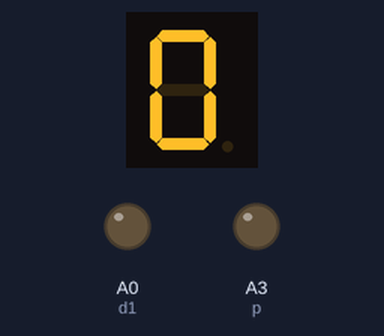
The sketch below on a simulated Arduino Uno, built with avr-gcc and run on an emulated ATmega328P. Shown: 1-digit seven-segment display, output pins drawn as LEDs (lit = HIGH). Wiring (inferred from the names in the program): 1-digit 7-segment display, segments lit when HIGH: segments pin 5, pin 6, A2, A4, A5, pin 3, pin 2. The segment pins are drawn as the display they are named for; pins used as bus, display or sensor lines are not drawn.

Above: at 0.1 s.
At 1.1 s:
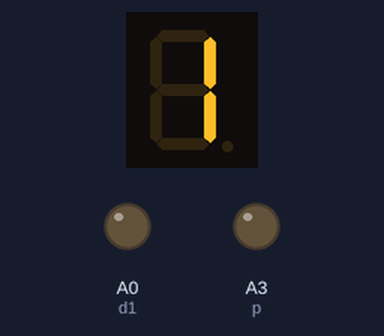
At 2.1 s:
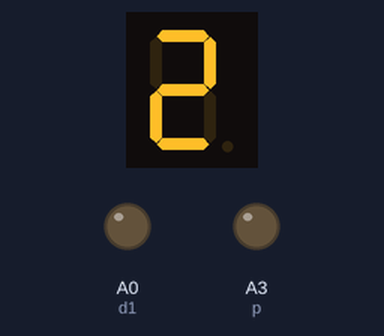
At 4.1 s:
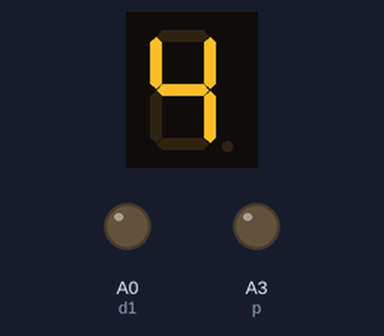
At 6.1 s:
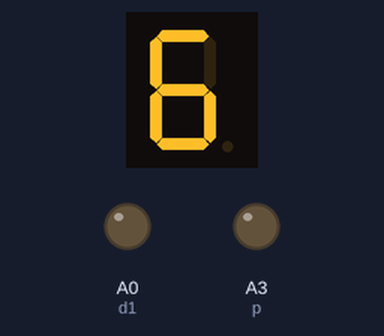
At 9.1 s:
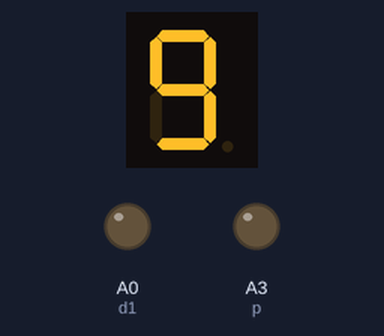

Measured:
- by itself, everything shown: repeats every 10.0 s, in 10 steps
- what the display in image 1 shows lasts 1.0 s, from 1.0 s to 2.0 s

The sketch:

fnd-1digit.ino
```cpp
//Set anode interface
int a = 5;
int b = 6;
int c = A2;
int d = A4;
int e = A5;
int f = 3;
int g = 2;
int p = A3; //The decimal point

//Set DIG1
int d1 = A0;

int val = 0;

#define _0 { HIGH, HIGH, HIGH, HIGH, HIGH, HIGH, LOW}
#define _1 { LOW, HIGH, HIGH, LOW, LOW, LOW, LOW}
#define _2 { HIGH, HIGH, LOW, HIGH, HIGH, LOW, HIGH}
#define _3 { HIGH, HIGH, HIGH, HIGH, LOW, LOW, HIGH}
#define _4 { LOW, HIGH, HIGH, LOW, LOW, HIGH, HIGH}
#define _5 { HIGH, LOW, HIGH, HIGH, LOW, HIGH, HIGH}
#define _6 { HIGH, LOW, HIGH, HIGH, HIGH, HIGH, HIGH}
#define _7 { HIGH, HIGH, HIGH, LOW, LOW, LOW, LOW}
#define _8 { HIGH, HIGH, HIGH, HIGH, HIGH, HIGH, HIGH}
#define _9 { HIGH, HIGH, HIGH, HIGH, LOW, HIGH, HIGH}
int num_bit[10][7] = { _0, _1, _2, _3, _4, _5, _6, _7, _8, _9 };

void setup()
{
 Serial.begin(115200); //Set baud rate 115200

 pinMode(d1, OUTPUT);
 digitalWrite(d1, LOW);

 pinMode(a, OUTPUT);
 pinMode(b, OUTPUT);
 pinMode(c, OUTPUT);
 pinMode(d, OUTPUT);
 pinMode(e, OUTPUT);
 pinMode(f, OUTPUT);
 pinMode(g, OUTPUT);

 pinMode(p, OUTPUT);
}

void loop()
{
 val = millis() / 1000 %10;

 if (val >= 0)
 {
 pickNumber(val);
 }
}

void pickNumber(int n)
{
 digitalWrite(a, num_bit[n][0]);
 digitalWrite(b, num_bit[n][1]);
 digitalWrite(c, num_bit[n][2]);
 digitalWrite(d, num_bit[n][3]);
 digitalWrite(e, num_bit[n][4]);
 digitalWrite(f, num_bit[n][5]);
 digitalWrite(g, num_bit[n][6]);
}

void dpoint() //Light the decimal point
{
 digitalWrite(p, HIGH);
}
```
